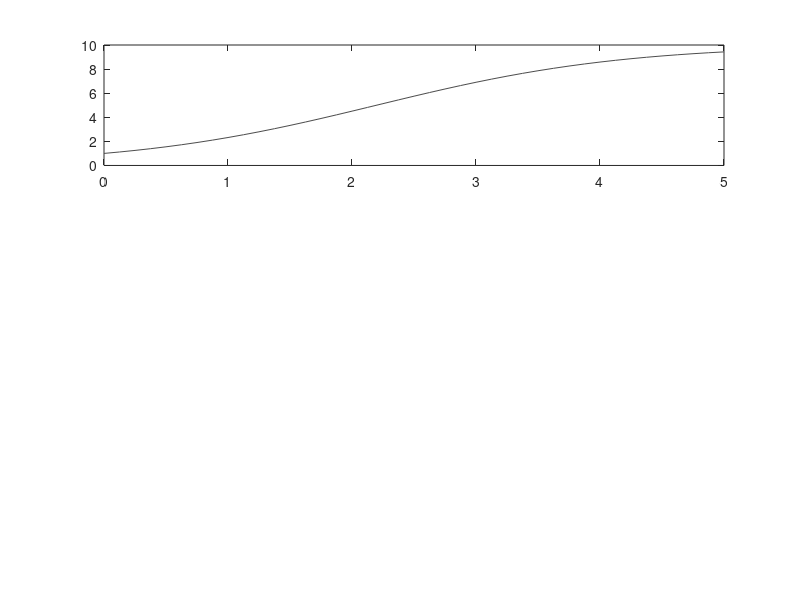

Source code (MATLAB): (Note: this script raises an error after producing the figure.)
clear all;clf;hold on;
disp('==================')

%Time boundaries
t_start = 0;
dts = fliplr([1/1 1/2 1/4 1/8]);
t_end = 5;

%Given ODE and initial condition
dpdt = @(p) (1 - p/10)*p;
p0 = 1;

methods = {'Euler', 'Heun', 'Runge-Kutta'};
i = 1;
exactError = zeros(size(methods,2), size(dts,2));
approxError = zeros(size(methods,2), size(dts,2));

for method = methods
    %Plot each method on the separate subplot
    figure(1)
    hold on
    subplot(size(methods,2),1,i);
    legendStrings = {'Analytic'};
    
    %Analytical solution and its plot
    p = @(t) 10 ./ (1+9*exp(-t));
    P = p(t_start:dts(1):t_end);
    plot(t_start:dts(1):t_end, P, 'Color', [0.3 0.3 0.3]);
    
    nsBest = [];	%the most precise solution
    j=1;
    for dt = (dts)

        T = t_start:dt:t_end;
        
        %Execution of numerical methods
        ns = numerical( dpdt, p0, t_start, dt, t_end , method);
        
        %Save the most precise solution
        if dt == dts(1)
            nsBest = ns;
        end
        
        %Plots of numerical methods
        gColor = [0,0,0]; gColor(i) = min([dt^0.5 1]);
        hold on;
        plot(T, ns, '^', 'Color', gColor);
        hold on;
        
        interpNs = interp1(t_start:dt:t_end, ns, t_start:dts(1):t_end, 'linear');
        
        %Compute exact error
        exactErrorF = @(N) sqrt(sum((N-P).^2)*dt/5);
        exactError(i,j) = exactErrorF(interpNs);
        
        %Compute approximation error
        approximationErrorF = @(N) sqrt(sum((N-nsBest).^2)*dt/5);
        if dt ~= dts(1)
            approxError(i,j) = approximationErrorF(interpNs);
        end
        
        %Format a legend
        errorString = sprintf('exactError=%2.6f', exactError(i,j));
        dtString = sprintf('dt=%2.3f', dt);
        nextLegendString = sprintf('%s', dtString);
        legendStrings = [legendStrings, nextLegendString];
        
        j = j + 1;
    end
    
    legend(legendStrings, 'Location', 'southeast')
    title(method);
    i=i+1;
end

%Display exact error
disp('Exact error')
disp([exactError])


%compute reduction error when "decreasing dt at two times"
re = ones(size(exactError,1),size(exactError,1)-2);
for method = 1:size(exactError,1)
    for dt = 1:size(dts,2)-1
        re(method, dt) = exactError(method, dt+1)/exactError(method, dt);
    end
end
disp('Reduction error')
disp(re)
for i = 1:size(methods,2)
    subplot(size(methods,2),1,i);
    title([methods(i) sprintf('Mean error reduction %2.2f', mean(re(i,:),2))])
end

%Compute approximation error
disp('Approximation error')
disp(approxError)

% exactError(i,j) = exactErrorF(ns);





hold off;
